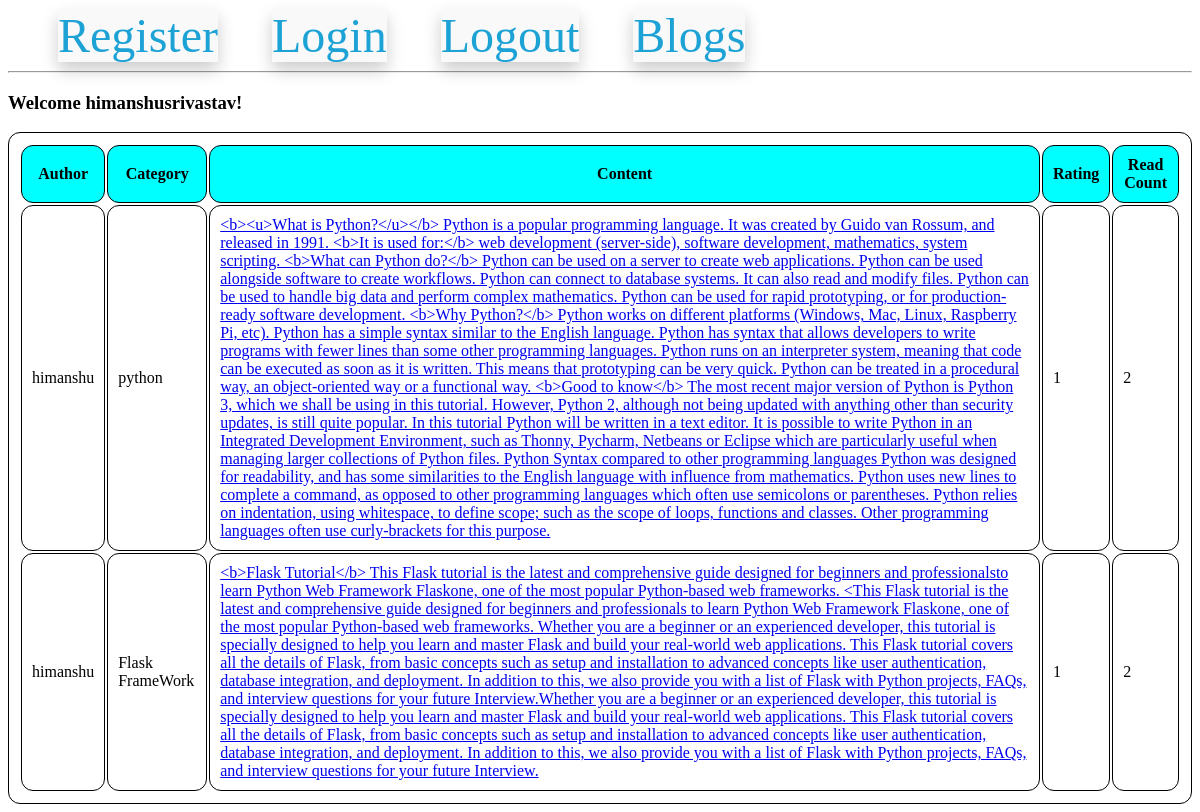
/listAllBlogs (signed in), run on the app's committed database.
### models.py (models this page shows, shortened)
class UserModel(UserMixin, db.Model):
    __tablename__ = "users"
    id = db.Column(db.Integer, primary_key=True)
    email = db.Column(db.String(100), unique=True)
    username = db.Column(db.String(100))
    password_hash = db.Column(db.String(250))

class BlogModel(db.Model):
    id = db.Column(db.Integer, primary_key=True)
    category_id = db.Column(
        db.Integer, db.ForeignKey("category_master.category_id"), nullable=False
    )
    blog_user_id = db.Column(db.Integer, db.ForeignKey("users.id"), nullable=False)
    blog_text = db.Column(db.Text, nullable=False)
    blog_creation_date = db.Column(db.DateTime)
    blog_read_count = db.Column(db.Integer, default=0)
    blog_rating_count = db.Column(db.Integer, default=0)

### routes.py (the view)
@app.route('/listAllBlogs')
def list_all_blogs():
    all_blogs = BlogModel.query.all()
    all_users = {user.id: user for user in UserModel.query.all()}  # Create a dictionary for quick access to users by ID
    return render_template('list_all_blogs.html', all_blogs=all_blogs, all_users=all_users, all_categories=global_all_category_name)

### models.py (called while the page is built)
@login.user_loader
def load_user(id):
    return UserModel.query.get(int(id))

### templates/list_all_blogs.html (shortened to what this page needs)
{% extends 'base.html' %}
{% block content %}
{% if current_user.is_anonymous %}
    <h3>Welcome Guest!</h3>
{% else %}
    <h3>Welcome {{ current_user.username }}!</h3>
{% endif %}
<table>
    <thead>
        <tr>
            <th>Author</th>
            <th>Category</th>
            <th>Content</th>
            <th>Rating</th>
            <th>Read Count</th>
        </tr>
    </thead>
    <tbody>
        {% for blog in all_blogs %}
        <tr>
            <td>{{ all_users[blog.blog_user_id].username }}</td>
            <td>{{ all_categories[blog.category_id - 1] }}</td>
            {% if current_user.is_authenticated %}
               <td><a href="{{ url_for('blog_detail', blog_id=blog.id, username=all_users[blog.blog_user_id].username, category=all_categories[blog.category_id - 1]) }}">{{ blog.blog_text }}</a></td>
            {% else %}
               <td>{{ blog.blog_text }}</td>
            {% endif %}
            <td>{{ blog.blog_rating_count }}</td>
            <td>{{ blog.blog_read_count }}</td>
        </tr>
        {% endfor %}
    </tbody>
</table>
{% endblock %}

### templates/list_all_blogs.html (style rules this page uses)
th { background-color: aqua; }
table, th, td { border: 1px solid black; border-radius: 12px; padding: 10px; }

### data on the page
UserModel: username "himanshusrivastav"
BlogModel: all_categories "python", blog_text "<b><u>What is Python?</u></b> Python is a popular programming language. It was created by Guido van Rossum, and released in 1991. <b>It is used for:</b> web development (server-side), software development, mathematics, system scripting. <b>What can Python do?</b> Python can be used on a server to create web applications. Python can be used alongside software to create workflows. Python can connect to database systems. It can also read and modify files. Python can be used to handle big data and perform complex mathematics. Python can be used for rapid prototyping, or for production-ready software development. <b>Why Python?</b> Python works on different platforms (Windows, Mac, Linux,…", blog_rating_count "1", blog_read_count "2"
UserModel: username "himanshu"
BlogModel: all_categories "Flask FrameWork", blog_text "<b>Flask Tutorial</b> This Flask tutorial is the latest and comprehensive guide designed for beginners and professionalsto learn Python Web Framework Flaskone, one of the most popular Python-based web frameworks. <This Flask tutorial is the latest and comprehensive guide designed for beginners and professionals to learn Python Web Framework Flaskone, one of the most popular Python-based web frameworks. Whether you are a beginner or an experienced developer, this tutorial is specially designed to help you learn and master Flask and build your real-world web applications. This Flask tutorial covers all the details of Flask, from basic concepts such as setup and installation to advanced…", blog_rating_count "1", blog_read_count "2"
